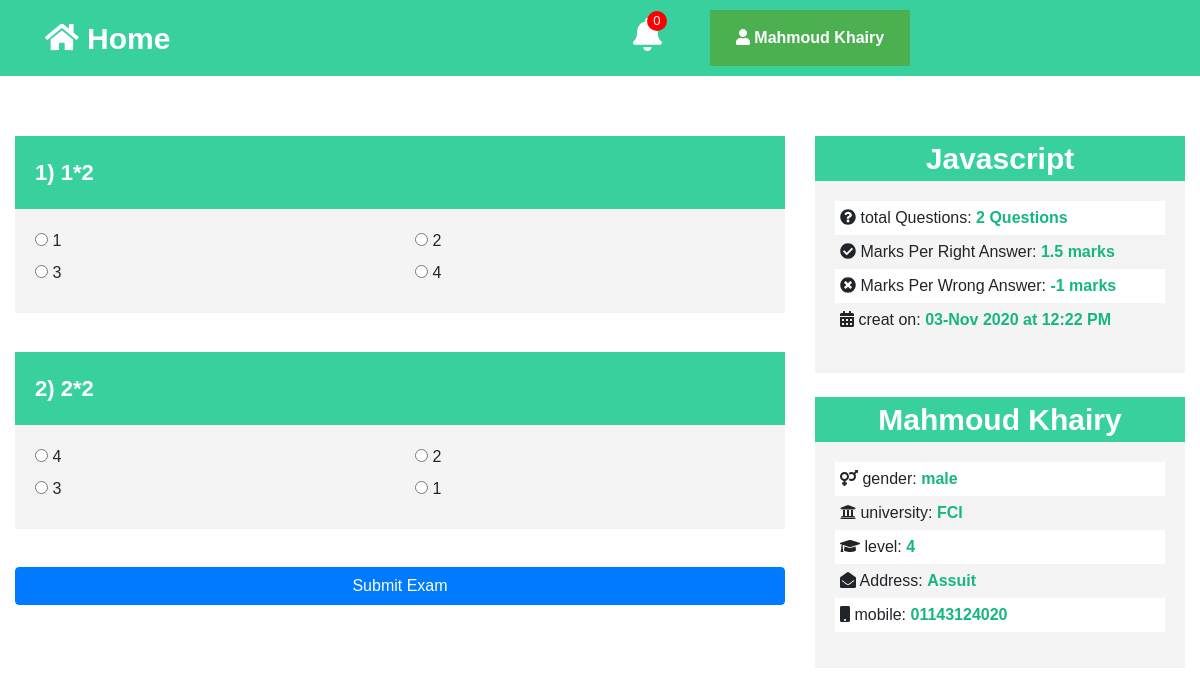
/quest.php?exam_id=28 (signed in), run on the app's committed database.
### tables this page shows
CREATE TABLE `student` (
  `stu_id` int(11) NOT NULL,
  `ID` varchar(255) NOT NULL,
  `username` varchar(255) NOT NULL,
  `password` varchar(255) NOT NULL,
  `old_pass` varchar(255) NOT NULL,
  `last_up` varchar(255) NOT NULL,
  `gender` int(11) NOT NULL DEFAULT 0,
  `collge` int(11) NOT NULL DEFAULT 0,
  `level` int(11) NOT NULL,
  `address` varchar(255) NOT NULL,
  `mobile` varchar(255) NOT NULL,
  `creat_on` varchar(255) NOT NULL
);

CREATE TABLE `quest_exam` (
  `quest_id` int(11) NOT NULL,
  `online_exam_id` int(11) NOT NULL,
  `question_title` varchar(255) NOT NULL,
  `anwser_quest` int(11) NOT NULL
);

CREATE TABLE `options` (
  `option_id` int(11) NOT NULL,
  `quest_id` int(11) NOT NULL,
  `option_exam_id` int(11) NOT NULL,
  `option_title` varchar(255) NOT NULL
);

CREATE TABLE `online_exam` (
  `exam_id` int(11) NOT NULL,
  `prof_id` int(11) NOT NULL,
  `exam_title` varchar(255) NOT NULL,
  `total_ques` int(11) NOT NULL,
  `marks_per_right_answer` float NOT NULL,
  `marks_per_wrong_answer` float NOT NULL,
  `creat_on` varchar(255) NOT NULL,
  `exam_status` int(11) NOT NULL DEFAULT 0
);

### quest.php (the view, shortened to what this page needs)
<?php
include 'init.php';
if (isset($_GET["exam_id"]) && is_numeric($_GET["exam_id"])) {
    $exam_id = $_GET["exam_id"];
    $stmt3 = $con->prepare("SELECT * FROM user_exam_answer WHERE  stud_id  = ? AND exam_id = ?");
    $stmt3->execute(array($_SESSION["stu_id"], $exam_id));
    $count2 = $stmt3->rowCount();
    if ($count2 == 0) {
        $stmt = $con->prepare("SELECT * FROM quest_exam WHERE online_exam_id = ? ");
        $stmt->execute(array($exam_id));
        $allquest = $stmt->fetchAll();
        $stmt3 = $con->prepare("SELECT * FROM online_exam WHERE exam_id  = ? ");
        $stmt3->execute(array($exam_id));
        $alldetailsexam = $stmt3->fetch();
        $stmt2 = $con->prepare("SELECT * FROM student WHERE stu_id = ?");
        $stmt2->execute(array($_SESSION["stu_id"]));
        $allinfo = $stmt2->fetch();
        $count = $stmt2->rowCount();
        if ($count > 0) {
            include $nav;
?>
            <div class="allcou">
                <div class="container-fluid">
                    <div class="row">
                        <div class="col-lg-8">
                            <form action="<?php $_SERVER["PHP_SELF"]; ?>" method="POST">
                                <?php
                                $x = 1;
                                foreach ($allquest as $qu) {
                                ?>
                                    <div class="panel">
                                        <div class="panelhead questions"><?php echo $x . ")"; ?> <?php echo ucwords($qu["question_title"]); ?></div>
                                        <div class="panelbody options text-left">
                                            <?php
                                            $stmt4 = $con->prepare("SELECT * FROM options WHERE option_exam_id  = ? AND quest_id  = ? ");
                                            $stmt4->execute(array($exam_id, $qu["quest_id"]));
                                            $alloption = $stmt4->fetchAll();
                                            echo "<div class='row'>";
                                            $y = 1;
                                            foreach ($alloption as $opt) {
                                            ?>
                                                <div class="col-lg-6">
                                                    <input type="radio" name="option_<?php echo $opt['quest_id']; ?>" value="<?php echo $y ?>" id="option.<?php echo $opt["option_id"]; ?>" required>
                                                    <label for="option.<?php echo $opt["option_id"]; ?>"><?php echo $opt["option_title"]; ?></label>
                                                </div>
                                            <?php
                                                $y++;
                                            }
                                            ?>
                                        </div>
                                    </div>
                        </div>
                    <?php
                                    $x++;
                                }
                    ?>
                    <button class="btn btn-primary btn-block">Submit Exam</button>
                    </form>
                    </div>
                    <div class="col-lg-4">
                        <div class="panel">
                            <div class="panelhead"><?php echo ucwords($alldetailsexam["exam_title"]); ?></div>
                            <div class="panelbody text-left">
                                <ul class="list-unstyled">
                                    <li><i class="fas fa-question-circle"></i> total Questions: <span class="infouser"><?php echo $alldetailsexam["total_ques"] . " Questions"; ?></span></li>
                                    <li><i class="fas fa-check-circle"></i> Marks Per Right Answer: <span class="infouser"><?php echo $alldetailsexam["marks_per_right_answer"] . " marks"; ?></span></li>
                                    <li><i class="fas fa-times-circle"></i> Marks Per Wrong Answer: <span class="infouser"><?php echo "-" . $alldetailsexam["marks_per_wrong_answer"] . " marks"; ?></span></li>
                                    <li><i class="fas fa-calendar-alt"></i> creat on: <span class="infouser"><?php echo ucfirst($alldetailsexam["creat_on"]); ?></span></li>
                                </ul>
                            </div>
                        </div>
                        <br>
                        <div class="panel">
                            <div class="panelhead"><?php echo ucwords($allinfo["username"]); ?></div>
                            <div class="panelbody text-left">
                                <ul class="list-unstyled">
                                    <li><i class="fas fa-venus-mars"></i> gender: <span class="infouser"><?php if ($allinfo["gender"] == 1) {
                                                                                                                echo "male";
                                                                                                            } else {
                                                                                                                echo "female";
                                                                                                            } ?></span></li>
                                    <li><i class="fas fa-university"></i> university: <span class="infouser"><?php if ($allinfo["collge"] == 1) {
                                                                                                                    echo "FCI";
                                                                                                                } elseif ($allinfo["collge"] == 2) {
                                                                                                                    echo "Sciences";
                                                                                                                } ?></span></li>
                                    <li><i class="fas fa-graduation-cap"></i> level: <span class="infouser"><?php echo $allinfo["level"]; ?></span></li>
                                    <li><i class="fas fa-envelope-open"></i> Address: <span class="infouser"><?php echo ucfirst($allinfo["address"]); ?></span></li>
                                    <li><i class="fas fa-mobile"></i> mobile: <span class="infouser"><?php echo $allinfo["mobile"];  ?></span></li>
                                </ul>
                            </div>
                        </div>
                    </div>
                </div>
                <br>
            </div>
            </div>
<?php
        } else {
            header("location:loginstudent.php");
        }
    } else {
        header("location:details_exam.php");
    }
} else {
    header("location:loginstudent.php");
}

### include/template/nav.php (shortened to what this page needs)
<?php
include 'conn.php';
$stmt = $con->prepare("SELECT * FROM prof_student WHERE stu_id = ?");
$stmt->execute(array($_SESSION["stu_id"]));
$allprof_id = $stmt->fetchAll();
$x = 0;
foreach ($allprof_id as $prof_id) {
    $stmt = $con->prepare("SELECT * FROM `notification` WHERE con_status = 0 AND prof_id = ? AND std_id  = ?");
    $stmt->execute(array($prof_id["prof_id"] ,$_SESSION["stu_id"]));
    $count = $stmt->rowCount();
    $x = $x + $count;
}
?>
<nav class="navstudent">
    <div class="container">
        <div class="row">
            <div class="col-lg-6" style="font-size: 30px; color:#16b681;margin-top: 0.5%;">
                <a href="exam.php" class="exam"> <i class="fa fa-home"></i> Home </a>
            </div>
            <div class="col-lg-6">
                <div class="row">
                    <div class="col-lg-2">
                        <div class="dropmenu">
                            <div class="not"> <?php echo $x; ?> </div>
                            <div><i class="fas fa-bell"></i> </div>
                        </div>
                    </div>
                    <div class="col-lg-8">
                        <div class="dropdown">
                            <button class="dropbtn"> <i class="fa fa-user"></i> <b> <?php echo ucwords($allinfo["username"]); ?> </b></button>
                        </div>
                    </div>
                </div>
            </div>
        </div>
    </div>
</nav>

### include/template/layout/css/style.css (style rules this page uses)
* { padding: 0; margin: 0; box-sizing: border-box; }
body { font-family: 'Poppins', sans-serif; }
.navstudent { background-color: #38d19e; padding: 10px; color: #fff; }
.exam { color: #fff !important; font-weight: bold; transition: all 0.45s ease-in-out; }
.allcou { text-align: center; margin-top: 5%; }
.panel .panelhead { background-color: #38d19e; color: #fff; font-weight: bold; font-size: 30px; }
.panelbody { background-color: #f4f4f4; padding: 20px; }
a { color: #fff; }
.infouser { color: #16b681; font-weight: bold; }
.panel .panelbody ul li { padding: 5px; }
.panel .panelbody ul li:nth-of-type(odd) { background-color: #fff }
.questions { text-align: left; padding: 20px; font-size: 22px !important; }
.options { text-align: left; margin-bottom: 5%; text-transform: capitalize; }
.dropbtn { background-color: #4CAF50; color: white; padding: 16px; font-size: 16px; border: none; min-width: 200px; }
.dropdown { position: relative; display: inline-block; }
.navstudent .dropmenu, .navstudent .dropemail { margin-top: 1%; font-size: 33px; text-align: center; cursor: pointer; position: relative; }
.dropmenu .not, .dropemail .email { font-size: 13px; position: absolute; width: 20px; height: 20px; background-color: #f00; border-radius: 50%; left: 49%; top: 0; }

### data on the page
student: username "Mahmoud Khairy", level "4", address "Assuit", mobile "01143124020"
quest_exam: question_title "1*2"
options: option_title "1"
options: option_title "2"
options: option_title "3"
options: option_title "4"
quest_exam: question_title "2*2"
options: option_title "4"
options: option_title "2"
options: option_title "3"
options: option_title "1"
online_exam: exam_title "Javascript", total_ques "2", marks_per_right_answer "1.5", marks_per_wrong_answer "1", creat_on "03-Nov 2020 at 12:22 PM"

### other printed values
$x "0"
